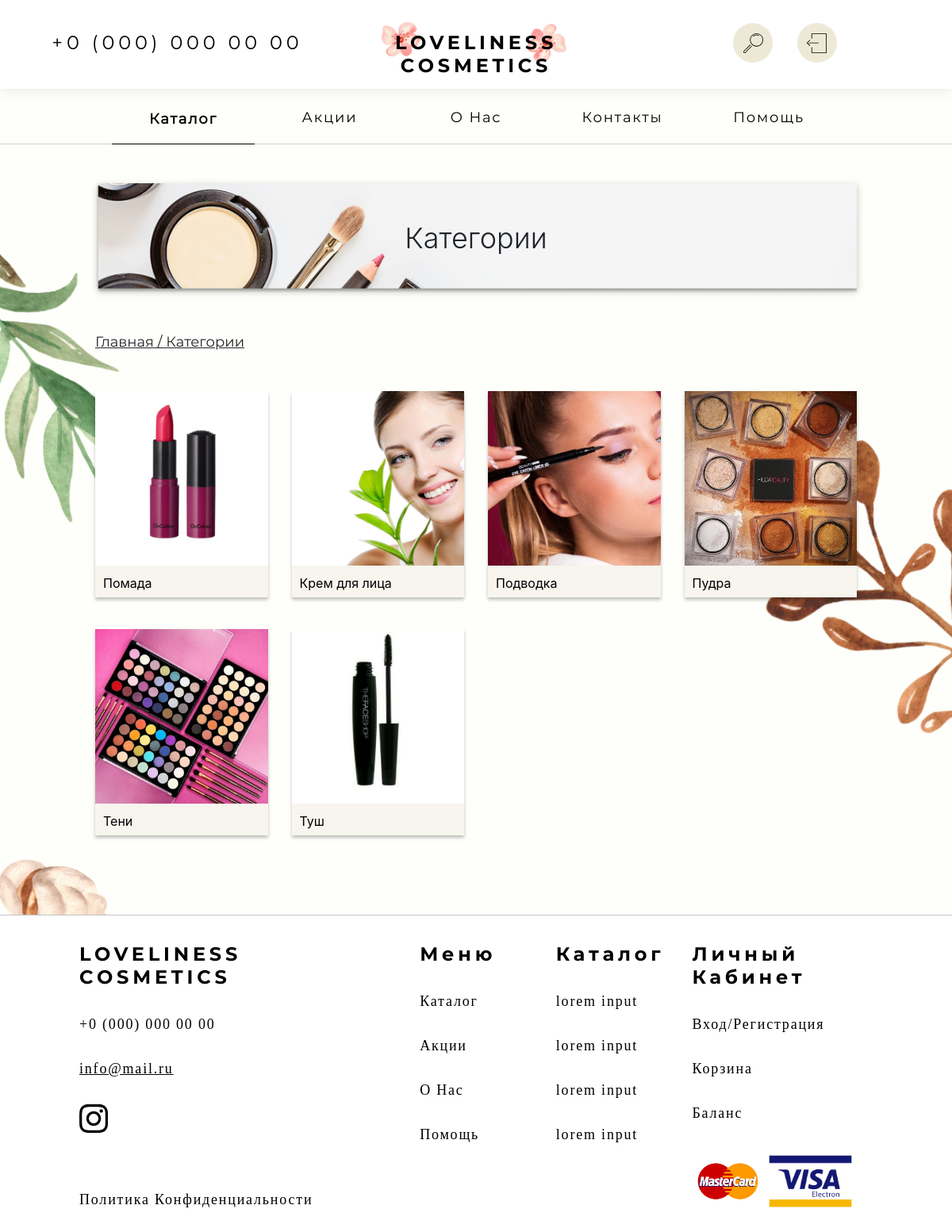
The page /categories on the database its author committed.
### main/models.py (models this page shows, shortened)
class Category(models.Model):
    name = models.TextField(default='')
    img_url = models.TextField(default='')
    absolute_path = models.TextField(default='')

### main/views.py (the view)
def categories(request):
    user = get_current_user(request)
    bag = get_users_bag(user)
    return render(request, "categories.html", {
        "user": user,
        "bag": bag,
        "categories": pack(list(Category.objects.all())),
        "all_categories": Category.objects.all(),
        "all_brands": pack(list(Brand.objects.all())),
    })

### main/views.py (called while the page is built)
def pack(_list):
    new_list = list(zip(_list[::2], _list[1::2]))
    if len(_list) % 2 == 1:
        new_list.append((_list[-1], None))
    return new_list

def get_current_user(req):
    try:
        user_id = req.session["user_id"]
        role = req.session["role"]
        user = User.objects.get(id=user_id)
        return user
    except Exception as error:
        print(error)
        return None

def get_users_bag(user):
    try:
        bag = Bag.objects.get(owner=user)
        return bag
    except:
        return None

### main/templates/categories.html (shortened to what this page needs)
{% extends "base.html" %}
{% load static %}
{% block styles %}
    <link rel="stylesheet" href="{% static 'css/categories.css' %}">
{% endblock %}
{%block catalog%}active-menu{%endblock%}
{% block content %}
    <div class="wrap-content">
        <br><br>
        <div class="title-block">
            <div class="title-block-text">Категории</div>
        </div>
        <br><br>
        <div class="route">
            <a href="{%url 'main:index'%}">Главная</a> / Категории
        </div>
        <br><br>
        <div class="row">
            {%for category in all_categories %}
                <div class="col-md-3 col-sm-12" style="margin-bottom: 40px;">
                    <a href="{%url 'main:products'%}?category={{category.id}}">
                        <div style="box-shadow: 0 3px 4px rgba(0, 0, 0, 0.25);">
                            <div class="category-item" style="background-image: url('{{category.img_url}}')"></div>
                            <div class="category-item-text">{{category.name}}</div>
                        </div>
                    </a>
                </div>
            {%endfor%}
        </div>
    </div>
{% endblock %}
{%block flowers%}
    <div class="pic1 mobile-none" style="left: 0;top: 16vh;">
        <img src="{% static 'images/flowers/leaf branch 1.png' %}" class="back-image" alt="">
    </div>
    <div class="pic2 mobile-none" style="right: -1px;top: 57vh;">
        <img src="{% static 'images/flowers/branch2 1.png' %}" class="back-image" alt="">
    </div>
    <div class="pic4 mobile-none" style="left: 0;top: 130vh;">
    </div>
{%endblock%}

### main/static/css/main.css (style rules this page uses)
.route { font-family: "Montserrat-Regular"; text-decoration: underline; font-size: 18px; }
body { background-color: #FEFFFA; }
.title-block { position: relative; width: 100%; height: 140px; background-repeat: no-repeat; background-size: cover; filter: drop-shadow(0px 3px 4px rgba(0, 0, 0, 0.25)); }
.title-block-text { position: absolute; width: 100%; top: 50%; transform: translateY(-50%); font-weight: 300; font-size: 36px; text-transform: capitalize; text-align: center; }
.pic1 { position: absolute; width: 400px; height: 700px; z-index: 0; }
.pic2 { position: absolute; width: 400.56px; height: 600px; z-index: 0; }
.back-image { width: 100%; height: 100%; }
.pic4 { position: absolute; width: 206px; height: 322px; z-index: 0; }
.wrap-content { padding-left: 10%; padding-right: 10%; }
a { text-decoration: none; color: inherit; }

### main/static/css/categories.css (style rules this page uses)
.category-item { position: relative; background-size: cover; width: 100%; height: 220px; }
.category-item-text { padding: 10px; color: black; font-weight: 400; width: 100%; height: 40px; background-color: #F7F5EE; }

### rows shown on the page
Category: img_url (picture), name "Помада"
Category: img_url (picture), name "Крем для лица"
Category: img_url (picture), name "Подводка"
Category: img_url (picture), name "Пудра"
Category: img_url (picture), name "Тени"
Category: img_url (picture), name "Туш"
